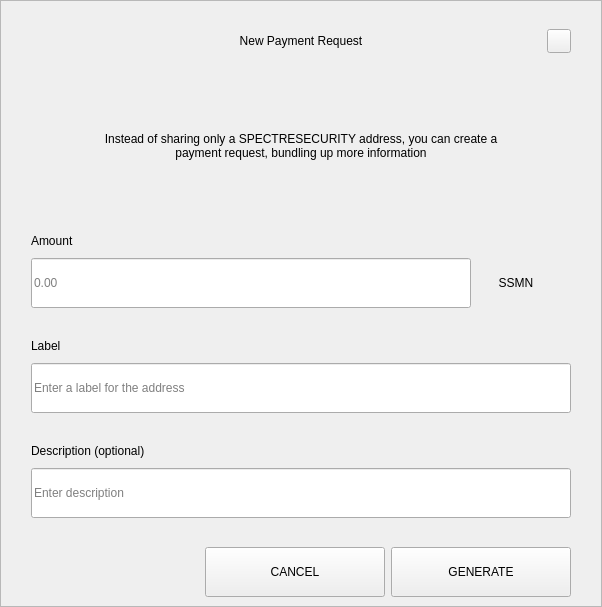
<?xml version="1.0" encoding="UTF-8"?>
<ui version="4.0">
 <class>RequestDialog</class>
 <widget class="QDialog" name="RequestDialog">
  <property name="geometry">
   <rect>
    <x>0</x>
    <y>0</y>
    <width>602</width>
    <height>607</height>
   </rect>
  </property>
  <property name="windowTitle">
   <string>Dialog</string>
  </property>
  <layout class="QVBoxLayout" name="verticalLayout_5">
   <property name="spacing">
    <number>0</number>
   </property>
   <property name="leftMargin">
    <number>0</number>
   </property>
   <property name="topMargin">
    <number>0</number>
   </property>
   <property name="rightMargin">
    <number>0</number>
   </property>
   <property name="bottomMargin">
    <number>0</number>
   </property>
   <item>
    <widget class="QFrame" name="frame">
     <property name="styleSheet">
      <string notr="true"/>
     </property>
     <property name="frameShape">
      <enum>QFrame::StyledPanel</enum>
     </property>
     <property name="frameShadow">
      <enum>QFrame::Raised</enum>
     </property>
     <layout class="QVBoxLayout" name="verticalLayout_4" stretch="1,0,0">
      <property name="spacing">
       <number>0</number>
      </property>
      <property name="leftMargin">
       <number>30</number>
      </property>
      <property name="topMargin">
       <number>20</number>
      </property>
      <property name="rightMargin">
       <number>30</number>
      </property>
      <property name="bottomMargin">
       <number>0</number>
      </property>
      <item>
       <layout class="QHBoxLayout" name="horizontalLayout_3">
        <property name="spacing">
         <number>0</number>
        </property>
        <item>
         <spacer name="horizontalSpacer_21">
          <property name="orientation">
           <enum>Qt::Horizontal</enum>
          </property>
          <property name="sizeHint" stdset="0">
           <size>
            <width>40</width>
            <height>20</height>
           </size>
          </property>
         </spacer>
        </item>
        <item>
         <widget class="QLabel" name="labelTitle">
          <property name="minimumSize">
           <size>
            <width>0</width>
            <height>40</height>
           </size>
          </property>
          <property name="maximumSize">
           <size>
            <width>16777215</width>
            <height>40</height>
           </size>
          </property>
          <property name="styleSheet">
           <string notr="true">padding-left:24px;</string>
          </property>
          <property name="text">
           <string>New Payment Request</string>
          </property>
          <property name="alignment">
           <set>Qt::AlignCenter</set>
          </property>
          <property name="margin">
           <number>7</number>
          </property>
         </widget>
        </item>
        <item>
         <spacer name="horizontalSpacer">
          <property name="orientation">
           <enum>Qt::Horizontal</enum>
          </property>
          <property name="sizeHint" stdset="0">
           <size>
            <width>40</width>
            <height>20</height>
           </size>
          </property>
         </spacer>
        </item>
        <item>
         <widget class="QPushButton" name="btnEsc">
          <property name="minimumSize">
           <size>
            <width>24</width>
            <height>24</height>
           </size>
          </property>
          <property name="maximumSize">
           <size>
            <width>24</width>
            <height>24</height>
           </size>
          </property>
          <property name="focusPolicy">
           <enum>Qt::NoFocus</enum>
          </property>
          <property name="text">
           <string/>
          </property>
         </widget>
        </item>
       </layout>
      </item>
      <item>
       <widget class="QStackedWidget" name="stack">
        <property name="minimumSize">
         <size>
          <width>540</width>
          <height>0</height>
         </size>
        </property>
        <property name="maximumSize">
         <size>
          <width>540</width>
          <height>16777215</height>
         </size>
        </property>
        <property name="currentIndex">
         <number>0</number>
        </property>
        <widget class="QWidget" name="page_1">
         <property name="minimumSize">
          <size>
           <width>540</width>
           <height>0</height>
          </size>
         </property>
         <property name="maximumSize">
          <size>
           <width>540</width>
           <height>16777215</height>
          </size>
         </property>
         <layout class="QVBoxLayout" name="layout1">
          <property name="spacing">
           <number>0</number>
          </property>
          <property name="leftMargin">
           <number>0</number>
          </property>
          <property name="topMargin">
           <number>0</number>
          </property>
          <property name="rightMargin">
           <number>0</number>
          </property>
          <property name="bottomMargin">
           <number>0</number>
          </property>
          <item>
           <spacer name="verticalSpacer_21">
            <property name="orientation">
             <enum>Qt::Vertical</enum>
            </property>
            <property name="sizeType">
             <enum>QSizePolicy::Fixed</enum>
            </property>
            <property name="sizeHint" stdset="0">
             <size>
              <width>20</width>
              <height>30</height>
             </size>
            </property>
           </spacer>
          </item>
          <item alignment="Qt::AlignHCenter">
           <widget class="QLabel" name="labelMessage">
            <property name="minimumSize">
             <size>
              <width>400</width>
              <height>50</height>
             </size>
            </property>
            <property name="text">
             <string>Instead of sharing only a SPECTRESECURITY address, you can create a payment request, bundling up more information</string>
            </property>
            <property name="alignment">
             <set>Qt::AlignCenter</set>
            </property>
            <property name="wordWrap">
             <bool>true</bool>
            </property>
           </widget>
          </item>
          <item alignment="Qt::AlignBottom">
           <widget class="QWidget" name="containerAmount" native="true">
            <layout class="QVBoxLayout" name="verticalLayout">
             <property name="spacing">
              <number>9</number>
             </property>
             <property name="leftMargin">
              <number>0</number>
             </property>
             <property name="topMargin">
              <number>0</number>
             </property>
             <property name="rightMargin">
              <number>0</number>
             </property>
             <property name="bottomMargin">
              <number>0</number>
             </property>
             <item>
              <widget class="QLabel" name="labelSubtitleAmount">
               <property name="minimumSize">
                <size>
                 <width>350</width>
                 <height>16</height>
                </size>
               </property>
               <property name="maximumSize">
                <size>
                 <width>16777215</width>
                 <height>16</height>
                </size>
               </property>
               <property name="text">
                <string>Amount</string>
               </property>
              </widget>
             </item>
             <item alignment="Qt::AlignTop">
              <widget class="QWidget" name="layoutAmount" native="true">
               <layout class="QHBoxLayout" name="horizontalLayout" stretch="2,0">
                <property name="spacing">
                 <number>0</number>
                </property>
                <property name="leftMargin">
                 <number>0</number>
                </property>
                <property name="topMargin">
                 <number>0</number>
                </property>
                <property name="rightMargin">
                 <number>0</number>
                </property>
                <property name="bottomMargin">
                 <number>0</number>
                </property>
                <item>
                 <widget class="QLineEdit" name="lineEditAmount">
                  <property name="minimumSize">
                   <size>
                    <width>0</width>
                    <height>50</height>
                   </size>
                  </property>
                  <property name="maximumSize">
                   <size>
                    <width>16777215</width>
                    <height>50</height>
                   </size>
                  </property>
                  <property name="placeholderText">
                   <string notr="true">0.00</string>
                  </property>
                 </widget>
                </item>
                <item>
                 <widget class="QWidget" name="comboContainer" native="true">
                  <property name="minimumSize">
                   <size>
                    <width>100</width>
                    <height>50</height>
                   </size>
                  </property>
                  <property name="maximumSize">
                   <size>
                    <width>16777215</width>
                    <height>50</height>
                   </size>
                  </property>
                  <layout class="QHBoxLayout" name="horizontalLayout_31">
                   <property name="spacing">
                    <number>0</number>
                   </property>
                   <property name="leftMargin">
                    <number>0</number>
                   </property>
                   <property name="topMargin">
                    <number>0</number>
                   </property>
                   <property name="rightMargin">
                    <number>10</number>
                   </property>
                   <property name="bottomMargin">
                    <number>0</number>
                   </property>
                   <item>
                    <widget class="QLabel" name="comboBoxCoin">
                     <property name="text">
                      <string>SSMN</string>
                     </property>
                     <property name="alignment">
                      <set>Qt::AlignCenter</set>
                     </property>
                    </widget>
                   </item>
                  </layout>
                 </widget>
                </item>
               </layout>
              </widget>
             </item>
            </layout>
           </widget>
          </item>
          <item>
           <spacer name="verticalSpacer_31">
            <property name="orientation">
             <enum>Qt::Vertical</enum>
            </property>
            <property name="sizeType">
             <enum>QSizePolicy::Fixed</enum>
            </property>
            <property name="sizeHint" stdset="0">
             <size>
              <width>20</width>
              <height>30</height>
             </size>
            </property>
           </spacer>
          </item>
          <item>
           <layout class="QVBoxLayout" name="verticalLayoutLabel">
            <property name="spacing">
             <number>9</number>
            </property>
            <item>
             <widget class="QLabel" name="labelSubtitleLabel">
              <property name="minimumSize">
               <size>
                <width>0</width>
                <height>16</height>
               </size>
              </property>
              <property name="maximumSize">
               <size>
                <width>16777215</width>
                <height>16</height>
               </size>
              </property>
              <property name="text">
               <string>Label</string>
              </property>
             </widget>
            </item>
            <item>
             <widget class="QLineEdit" name="lineEditLabel">
              <property name="minimumSize">
               <size>
                <width>0</width>
                <height>50</height>
               </size>
              </property>
              <property name="maximumSize">
               <size>
                <width>16777215</width>
                <height>50</height>
               </size>
              </property>
              <property name="placeholderText">
               <string>Enter a label for the address</string>
              </property>
             </widget>
            </item>
           </layout>
          </item>
          <item>
           <spacer name="verticalSpacer_34">
            <property name="orientation">
             <enum>Qt::Vertical</enum>
            </property>
            <property name="sizeType">
             <enum>QSizePolicy::Fixed</enum>
            </property>
            <property name="sizeHint" stdset="0">
             <size>
              <width>20</width>
              <height>30</height>
             </size>
            </property>
           </spacer>
          </item>
          <item>
           <layout class="QVBoxLayout" name="verticalLayoutDescription">
            <property name="spacing">
             <number>9</number>
            </property>
            <item>
             <widget class="QLabel" name="labelSubtitleDescription">
              <property name="minimumSize">
               <size>
                <width>0</width>
                <height>16</height>
               </size>
              </property>
              <property name="maximumSize">
               <size>
                <width>16777215</width>
                <height>16</height>
               </size>
              </property>
              <property name="text">
               <string>Description (optional)</string>
              </property>
             </widget>
            </item>
            <item>
             <widget class="QLineEdit" name="lineEditDescription">
              <property name="minimumSize">
               <size>
                <width>0</width>
                <height>50</height>
               </size>
              </property>
              <property name="maximumSize">
               <size>
                <width>16777215</width>
                <height>50</height>
               </size>
              </property>
              <property name="placeholderText">
               <string>Enter description</string>
              </property>
             </widget>
            </item>
            <item>
             <spacer name="verticalSpacer_4">
              <property name="orientation">
               <enum>Qt::Vertical</enum>
              </property>
              <property name="sizeType">
               <enum>QSizePolicy::Fixed</enum>
              </property>
              <property name="sizeHint" stdset="0">
               <size>
                <width>20</width>
                <height>20</height>
               </size>
              </property>
             </spacer>
            </item>
           </layout>
          </item>
         </layout>
        </widget>
        <widget class="QWidget" name="page_2">
         <layout class="QVBoxLayout" name="layout2">
          <item>
           <spacer name="verticalSpacer_5">
            <property name="orientation">
             <enum>Qt::Vertical</enum>
            </property>
            <property name="sizeType">
             <enum>QSizePolicy::Fixed</enum>
            </property>
            <property name="sizeHint" stdset="0">
             <size>
              <width>20</width>
              <height>50</height>
             </size>
            </property>
           </spacer>
          </item>
          <item alignment="Qt::AlignHCenter">
           <widget class="QLabel" name="labelQrImg">
            <property name="minimumSize">
             <size>
              <width>260</width>
              <height>260</height>
             </size>
            </property>
            <property name="maximumSize">
             <size>
              <width>260</width>
              <height>260</height>
             </size>
            </property>
            <property name="text">
             <string/>
            </property>
            <property name="alignment">
             <set>Qt::AlignCenter</set>
            </property>
           </widget>
          </item>
          <item>
           <spacer name="verticalSpacer_2">
            <property name="orientation">
             <enum>Qt::Vertical</enum>
            </property>
            <property name="sizeType">
             <enum>QSizePolicy::Fixed</enum>
            </property>
            <property name="sizeHint" stdset="0">
             <size>
              <width>20</width>
              <height>30</height>
             </size>
            </property>
           </spacer>
          </item>
          <item alignment="Qt::AlignHCenter">
           <widget class="QLabel" name="labelAddress">
            <property name="text">
             <string>D7VFR83SQbiezrW72hjcWJtcfip5krte2Z </string>
            </property>
           </widget>
          </item>
          <item>
           <spacer name="verticalSpacer_32">
            <property name="orientation">
             <enum>Qt::Vertical</enum>
            </property>
            <property name="sizeType">
             <enum>QSizePolicy::Expanding</enum>
            </property>
            <property name="sizeHint" stdset="0">
             <size>
              <width>20</width>
              <height>20</height>
             </size>
            </property>
           </spacer>
          </item>
          <item>
           <layout class="QHBoxLayout" name="horizontal">
            <property name="leftMargin">
             <number>20</number>
            </property>
            <property name="rightMargin">
             <number>20</number>
            </property>
            <property name="bottomMargin">
             <number>20</number>
            </property>
            <item>
             <spacer name="horizontalSpacer_4">
              <property name="orientation">
               <enum>Qt::Horizontal</enum>
              </property>
              <property name="sizeHint" stdset="0">
               <size>
                <width>40</width>
                <height>20</height>
               </size>
              </property>
             </spacer>
            </item>
            <item>
             <widget class="QPushButton" name="btnCopyAddress">
              <property name="minimumSize">
               <size>
                <width>180</width>
                <height>50</height>
               </size>
              </property>
              <property name="text">
               <string>COPY ADDRESS</string>
              </property>
             </widget>
            </item>
            <item>
             <widget class="QPushButton" name="btnCopyUrl">
              <property name="minimumSize">
               <size>
                <width>180</width>
                <height>50</height>
               </size>
              </property>
              <property name="text">
               <string>COPY URL</string>
              </property>
             </widget>
            </item>
            <item>
             <spacer name="horizontalSpacer_2">
              <property name="orientation">
               <enum>Qt::Horizontal</enum>
              </property>
              <property name="sizeHint" stdset="0">
               <size>
                <width>40</width>
                <height>20</height>
               </size>
              </property>
             </spacer>
            </item>
           </layout>
          </item>
         </layout>
        </widget>
       </widget>
      </item>
      <item>
       <widget class="QWidget" name="buttonsStack" native="true">
        <layout class="QHBoxLayout" name="horizontalLayout_5">
         <property name="leftMargin">
          <number>20</number>
         </property>
         <property name="rightMargin">
          <number>0</number>
         </property>
         <item>
          <spacer name="horizontalSpacer_41">
           <property name="orientation">
            <enum>Qt::Horizontal</enum>
           </property>
           <property name="sizeHint" stdset="0">
            <size>
             <width>40</width>
             <height>20</height>
            </size>
           </property>
          </spacer>
         </item>
         <item>
          <widget class="QPushButton" name="btnCancel">
           <property name="minimumSize">
            <size>
             <width>180</width>
             <height>50</height>
            </size>
           </property>
           <property name="focusPolicy">
            <enum>Qt::NoFocus</enum>
           </property>
           <property name="text">
            <string>CANCEL</string>
           </property>
          </widget>
         </item>
         <item>
          <widget class="QPushButton" name="btnSave">
           <property name="minimumSize">
            <size>
             <width>180</width>
             <height>50</height>
            </size>
           </property>
           <property name="focusPolicy">
            <enum>Qt::NoFocus</enum>
           </property>
           <property name="text">
            <string>GENERATE</string>
           </property>
          </widget>
         </item>
        </layout>
       </widget>
      </item>
     </layout>
    </widget>
   </item>
  </layout>
 </widget>
 <resources/>
 <connections/>
</ui>
